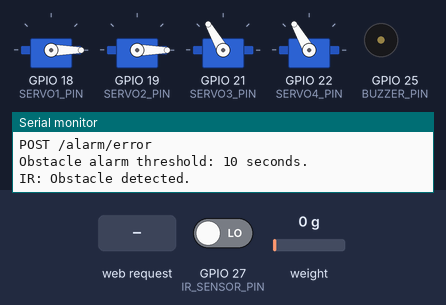
Bench run of a sketch on a simulated ESP32. Parts: 4 × servo, buzzer (waves = sounding, pin HIGH), the last lines printed to the serial monitor. The inputs (shaded band) are chosen by the test bench; at power-on: GPIO 27 (IR_SENSOR_PIN) LOW, weight on the scale 0 g. WiFi joins after 1.5 s; servers stay silent unless stated.

Above: at 6.7 s.
6.8 s: HTTP request GET /alarm/camera-mismatch received
At 7.05 s:
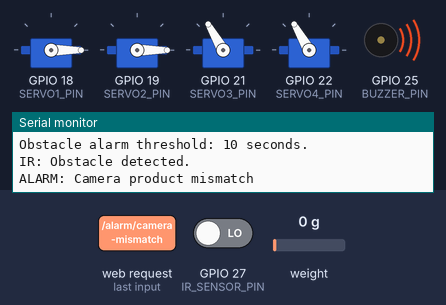
9.8 s: HTTP request GET /servos/open-all received
At 10.3 s:
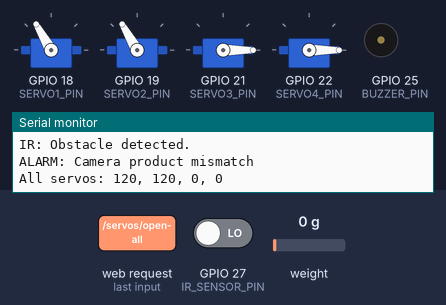
11.3 s: HTTP request GET /alarm/weight-mismatch received
At 11.7 s:
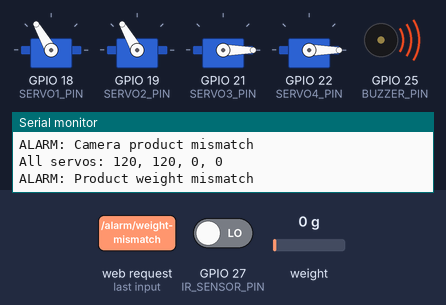
14.3 s: HTTP request GET /servo/close?servo=1 received
At 17.2 s:
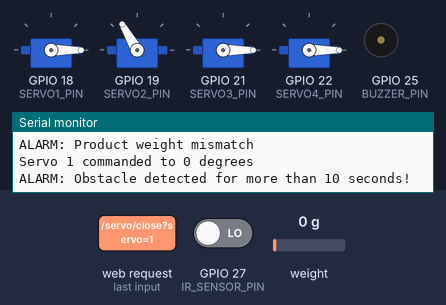
17.3 s: GPIO 27 (IR_SENSOR_PIN) driven HIGH
At 17.8 s:
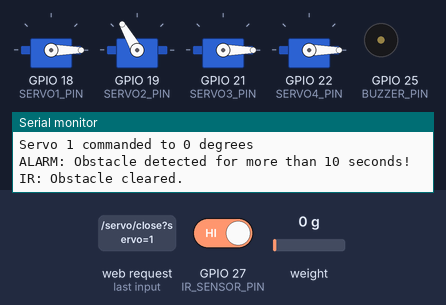
18.8 s: HTTP request GET /servos/close-all received
At 19.5 s:
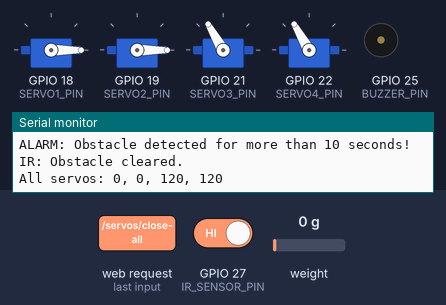
Timing chart, 0 to 21.3 s (numbered marks = the images above; inputs shaded):
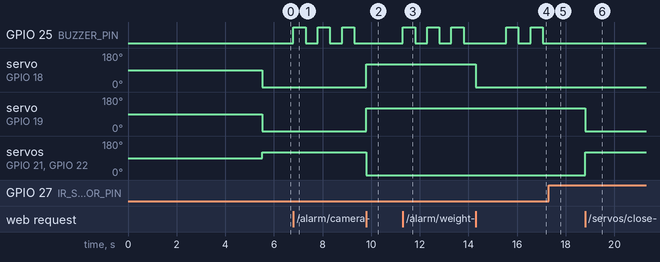

Measured:
- after the input at 6.8 s, GPIO 25 (BUZZER_PIN): alternates HIGH for 0.50 s and LOW for 0.50 s, starting at once
- after the input at 9.8 s, servo on GPIO 18 (SERVO1_PIN), servo on GPIO 19 (SERVO2_PIN): 0° → 120° at once; servo on GPIO 21 (SERVO3_PIN), servo on GPIO 22 (SERVO4_PIN): 120° → 0° at once
- after the input at 11.3 s, GPIO 25 (BUZZER_PIN): alternates HIGH for 0.50 s and LOW for 0.50 s, starting at once
- after the input at 14.3 s, servo on GPIO 18 (SERVO1_PIN): 120° → 0° at once
- after the input at 17.3 s, GPIO 25 (BUZZER_PIN): stays LOW (without the input it goes to HIGH after 0.25 s)
- after the input at 18.8 s, servo on GPIO 19 (SERVO2_PIN): 120° → 0° at once; servo on GPIO 21 (SERVO3_PIN), servo on GPIO 22 (SERVO4_PIN): 0° → 120° at once

The sketch:

esp32_controller.ino
```cpp
#include <WiFi.h>
#include <WebServer.h>
#include <ESP32Servo.h>
#include "HX711.h"
#include <math.h>

// =====================================================
// WIFI CONFIGURATION
// Enter your existing Wi-Fi credentials locally.
// =====================================================

const char* WIFI_SSID = "1028";
const char* WIFI_PASSWORD = "/;/'/;/'";

// =====================================================
// HTTP SERVER
// =====================================================

WebServer server(80);
HX711 scale;

// =====================================================
// SERVO CONFIGURATION - EXISTING PINS PRESERVED
// =====================================================

Servo servo1;
Servo servo2;
Servo servo3;
Servo servo4;

const int SERVO1_PIN = 18;
const int SERVO2_PIN = 19;
const int SERVO3_PIN = 21;
const int SERVO4_PIN = 22;

const int SERVO12_CLOSED = 0;
const int SERVO12_OPEN = 120;

const int SERVO34_CLOSED = 120;
const int SERVO34_OPEN = 0;

Servo* allServos[] = {
  &servo1,
  &servo2,
  &servo3,
  &servo4
};

Servo* getServo(int number) {
  switch (number) {
    case 1: return &servo1;
    case 2: return &servo2;
    case 3: return &servo3;
    case 4: return &servo4;
    default: return nullptr;
  }
}

// =====================================================
// HX711 LOAD CELL CONFIGURATION
// =====================================================

const int DT_PIN = 32;
const int SCK_PIN = 33;

// Starting estimate based on your 1 kg test.
// Recheck against a known weight after uploading.
const float CALIBRATION_FACTOR = 311.86f;

// =====================================================
// IR SENSOR CONFIGURATION
// =====================================================

// Proposed default GPIO. Change to match your wiring.
const int IR_SENSOR_PIN = 27;

// Common digital IR modules output LOW when detecting
// an obstacle. Change to false if your module outputs HIGH.
const bool IR_ACTIVE_LOW = true;

// Obstacle must remain detected for MORE than 10 seconds.
const unsigned long OBSTACLE_ALARM_DELAY_MS = 10000UL;

// =====================================================
// BUZZER CONFIGURATION
// =====================================================

// Proposed default GPIO. Change to match your wiring.
const int BUZZER_PIN = 25;

// Assumes an active buzzer that sounds when GPIO is HIGH.
const bool BUZZER_ACTIVE_HIGH = true;

// Duration of an ordinary error alarm.
const unsigned long ERROR_ALARM_DURATION_MS = 3000UL;

// Buzzer beep pattern.
const unsigned long BUZZER_PATTERN_MS = 500UL;

// =====================================================
// RUNTIME STATE
// =====================================================

bool obstacleCurrentlyDetected = false;
bool obstacleAlarmActive = false;

unsigned long obstacleStartTime = 0;

bool errorAlarmActive = false;
unsigned long errorAlarmStartTime = 0;

unsigned long lastBuzzerPatternTime = 0;
bool buzzerPatternOn = false;

// =====================================================
// BUZZER CONTROL
// =====================================================

void setBuzzer(bool on) {
  if (BUZZER_ACTIVE_HIGH) {
    digitalWrite(BUZZER_PIN, on ? HIGH : LOW);
  } else {
    digitalWrite(BUZZER_PIN, on ? LOW : HIGH);
  }
}

// Trigger an ordinary error alarm without blocking HTTP.
void triggerErrorAlarm(const char* reason) {
  errorAlarmActive = true;
  errorAlarmStartTime = millis();

  Serial.print("ALARM: ");
  Serial.println(reason);
}

// =====================================================
// IR SENSOR
// =====================================================

bool isObstacleDetected() {
  int sensorValue = digitalRead(IR_SENSOR_PIN);

  if (IR_ACTIVE_LOW) {
    return sensorValue == LOW;
  }

  return sensorValue == HIGH;
}

void updateIRSensor() {
  const unsigned long now = millis();

  bool detected = isObstacleDetected();

  if (detected && !obstacleCurrentlyDetected) {
    obstacleCurrentlyDetected = true;
    obstacleStartTime = now;

    Serial.println("IR: Obstacle detected.");
  }

  if (!detected && obstacleCurrentlyDetected) {
    obstacleCurrentlyDetected = false;
    obstacleAlarmActive = false;
    obstacleStartTime = 0;

    Serial.println("IR: Obstacle cleared.");
  }

  if (obstacleCurrentlyDetected && !obstacleAlarmActive) {
    if (now - obstacleStartTime > OBSTACLE_ALARM_DELAY_MS) {
      obstacleAlarmActive = true;

      Serial.println(
        "ALARM: Obstacle detected for more than 10 seconds!"
      );
    }
  }
}

// =====================================================
// BUZZER UPDATE
// Non-blocking: Wi-Fi and HTTP continue to work.
// =====================================================

void updateBuzzer() {
  const unsigned long now = millis();

  // Highest priority: persistent obstacle alarm.
  if (obstacleAlarmActive) {
    if (now - lastBuzzerPatternTime >= BUZZER_PATTERN_MS) {
      lastBuzzerPatternTime = now;
      buzzerPatternOn = !buzzerPatternOn;
      setBuzzer(buzzerPatternOn);
    }

    return;
  }

  // Ordinary camera, weight, or hardware error alarm.
  if (errorAlarmActive) {
    if (now - errorAlarmStartTime >= ERROR_ALARM_DURATION_MS) {
      errorAlarmActive = false;
      buzzerPatternOn = false;
      setBuzzer(false);
      return;
    }

    if (now - lastBuzzerPatternTime >= BUZZER_PATTERN_MS) {
      lastBuzzerPatternTime = now;
      buzzerPatternOn = !buzzerPatternOn;
      setBuzzer(buzzerPatternOn);
    }

    return;
  }

  buzzerPatternOn = false;
  setBuzzer(false);
}

// =====================================================
// COMMON HTTP RESPONSE
// =====================================================

void sendAlarmResponse(const char* reason) {
  String response = "{\"status\":\"ok\",\"alarm\":\"";
  response += reason;
  response += "\",\"buzzer_triggered\":true}";

  server.send(200, "application/json", response);
}

// =====================================================
// STATUS ENDPOINTS
// =====================================================

void handlePing() {
  server.send(
    200,
    "application/json",
    "{\"status\":\"ok\",\"message\":\"pong\"}"
  );
}

void handleStatus() {
  String response = "{";

  response += "\"status\":\"online\",";
  response += "\"device\":\"ESP32\",";
  response += "\"ip\":\"";
  response += WiFi.localIP().toString();
  response += "\",";

  response += "\"servos\":4,";
  response += "\"hx711\":";
  response += scale.is_ready() ? "true," : "false,";

  response += "\"ir_obstacle_detected\":";
  response += obstacleCurrentlyDetected ? "true," : "false,";

  response += "\"obstacle_alarm_active\":";
  response += obstacleAlarmActive ? "true," : "false,";

  response += "\"error_alarm_active\":";
  response += errorAlarmActive ? "true" : "false";

  response += "}";

  server.send(200, "application/json", response);
}

// =====================================================
// SERVO CONTROL
// Existing angles and endpoint behavior preserved.
// =====================================================

void handleServoCommand(bool open) {
  if (!server.hasArg("servo")) {
    server.send(
      400,
      "application/json",
      "{\"status\":\"error\",\"message\":\"Specify servo=1, 2, 3, or 4\"}"
    );
    return;
  }

  int number = server.arg("servo").toInt();
  Servo* selectedServo = getServo(number);

  if (selectedServo == nullptr || !selectedServo->attached()) {
    triggerErrorAlarm("Invalid servo command");

    server.send(
      400,
      "application/json",
      "{\"status\":\"error\",\"message\":\"Invalid or unattached servo\"}"
    );
    return;
  }

  int angle;

  if (number <= 2) {
    angle = open ? SERVO12_OPEN : SERVO12_CLOSED;
  } else {
    angle = open ? SERVO34_OPEN : SERVO34_CLOSED;
  }

  selectedServo->write(angle);

  Serial.printf(
    "Servo %d commanded to %d degrees\n",
    number,
    angle
  );

  String response = "{\"status\":\"ok\",\"action\":\"";
  response += open ? "open" : "close";
  response += "\",\"servo\":";
  response += String(number);
  response += ",\"angle\":";
  response += String(angle);
  response += "}";

  server.send(200, "application/json", response);
}

void handleServoOpen() {
  handleServoCommand(true);
}

void handleServoClose() {
  handleServoCommand(false);
}

void handleAllServos(bool open) {
  for (int i = 0; i < 4; i++) {
    if (!allServos[i]->attached()) {
      triggerErrorAlarm("Servo attachment error");

      server.send(
        503,
        "application/json",
        "{\"status\":\"error\",\"message\":\"Servo not attached\"}"
      );
      return;
    }
  }

  int angle12 = open ? SERVO12_OPEN : SERVO12_CLOSED;
  int angle34 = open ? SERVO34_OPEN : SERVO34_CLOSED;

  servo1.write(angle12);
  servo2.write(angle12);
  servo3.write(angle34);
  servo4.write(angle34);

  Serial.printf(
    "All servos: %d, %d, %d, %d\n",
    angle12,
    angle12,
    angle34,
    angle34
  );

  String response = "{\"status\":\"ok\",\"action\":\"";
  response += open ? "open_all" : "close_all";
  response += "\",\"servos\":4,\"angles\":[";
  response += String(angle12) + ",";
  response += String(angle12) + ",";
  response += String(angle34) + ",";
  response += String(angle34) + "]}";

  server.send(200, "application/json", response);
}

void handleOpenAll() {
  handleAllServos(true);
}

void handleCloseAll() {
  handleAllServos(false);
}

// =====================================================
// LOAD CELL: WEIGHT
// =====================================================

void handleWeight() {
  if (!scale.is_ready()) {
    triggerErrorAlarm("HX711 not ready");

    server.send(
      503,
      "application/json",
      "{\"status\":\"error\",\"message\":\"HX711 not ready\"}"
    );
    return;
  }

  float weight = scale.get_units(10);

  if (!isfinite(weight)) {
    triggerErrorAlarm("Invalid weight reading");

    server.send(
      500,
      "application/json",
      "{\"status\":\"error\",\"message\":\"Invalid reading\"}"
    );
    return;
  }

  Serial.printf("Measured weight: %.1f g\n", weight);

  String response = "{\"status\":\"ok\",\"weight_g\":";
  response += String(weight, 1);
  response += ",\"unit\":\"g\"}";

  server.send(200, "application/json", response);
}

// =====================================================
// LOAD CELL: TARE
// ONLY call this when the platform is empty.
// =====================================================

void handleTare() {
  if (!scale.is_ready()) {
    triggerErrorAlarm("HX711 not ready during tare");

    server.send(
      503,
      "application/json",
      "{\"status\":\"error\",\"message\":\"HX711 not ready\"}"
    );
    return;
  }

  scale.tare(15);

  Serial.println("Scale tared.");

  server.send(
    200,
    "application/json",
    "{\"status\":\"ok\",\"message\":\"Tare completed\"}"
  );
}

// =====================================================
// CAMERA MISMATCH ALARM
// The Raspberry Pi/backend must call this endpoint
// when camera recognition detects a product mismatch.
// =====================================================

void handleCameraMismatch() {
  triggerErrorAlarm("Camera product mismatch");
  sendAlarmResponse("camera_mismatch");
}

// =====================================================
// WEIGHT MISMATCH ALARM
// The Raspberry Pi/backend must call this endpoint
// when measured and expected weights do not match.
// =====================================================

void handleWeightMismatch() {
  triggerErrorAlarm("Product weight mismatch");
  sendAlarmResponse("weight_mismatch");
}

// =====================================================
// GENERAL HARDWARE / SYSTEM ERROR ALARM
// =====================================================

void handleGeneralError() {
  triggerErrorAlarm("General hardware or system error");
  sendAlarmResponse("general_error");
}

// =====================================================
// IR STATUS ENDPOINT
// =====================================================

void handleIRStatus() {
  String response = "{";

  response += "\"obstacle_detected\":";
  response += obstacleCurrentlyDetected ? "true," : "false,";

  response += "\"alarm_active\":";
  response += obstacleAlarmActive ? "true" : "false";

  response += "}";

  server.send(200, "application/json", response);
}

// =====================================================
// SETUP
// =====================================================

void setup() {
  Serial.begin(115200);
  delay(1000);

  Serial.println();
  Serial.println("=================================");
  Serial.println("SMART TROLLEY ESP32");
  Serial.println("Servo + HX711 + IR + Buzzer");
  Serial.println("=================================");

  // Initialize the buzzer before other components.
  pinMode(BUZZER_PIN, OUTPUT);
  setBuzzer(false);

  // Initialize IR sensor.
  pinMode(IR_SENSOR_PIN, INPUT);

  Serial.printf("IR sensor GPIO: %d\n", IR_SENSOR_PIN);
  Serial.printf("Buzzer GPIO: %d\n", BUZZER_PIN);

  // Initialize the HX711.
  scale.begin(DT_PIN, SCK_PIN);
  scale.set_scale(CALIBRATION_FACTOR);

  Serial.println("Checking HX711...");

  unsigned long startTime = millis();

  while (!scale.is_ready() && millis() - startTime < 3000) {
    delay(50);
  }

  if (scale.is_ready()) {
    Serial.println("HX711 ready.");
    Serial.println("Keep the platform EMPTY during startup tare.");

    delay(1500);

    scale.tare(15);

    Serial.println("Startup tare complete.");
  } else {
    Serial.println("WARNING: HX711 not ready.");
    Serial.println("Weight readings will be unavailable.");
  }

  // Connect to Wi-Fi.
  WiFi.begin(WIFI_SSID, WIFI_PASSWORD);

  Serial.print("Connecting to Wi-Fi");

  while (WiFi.status() != WL_CONNECTED) {
    delay(500);
    Serial.print(".");
  }

  Serial.println();
  Serial.println("Wi-Fi connected.");

  Serial.print("ESP32 IP: ");
  Serial.println(WiFi.localIP());

  // Initialize the four existing servos.
  for (int i = 0; i < 4; i++) {
    allServos[i]->setPeriodHertz(50);
  }

  servo1.attach(SERVO1_PIN, 500, 2400);
  servo2.attach(SERVO2_PIN, 500, 2400);
  servo3.attach(SERVO3_PIN, 500, 2400);
  servo4.attach(SERVO4_PIN, 500, 2400);

  Serial.printf(
    "Servo 1 GPIO18: %s\n",
    servo1.attached() ? "attached" : "FAILED"
  );

  Serial.printf(
    "Servo 2 GPIO19: %s\n",
    servo2.attached() ? "attached" : "FAILED"
  );

  Serial.printf(
    "Servo 3 GPIO21: %s\n",
    servo3.attached() ? "attached" : "FAILED"
  );

  Serial.printf(
    "Servo 4 GPIO22: %s\n",
    servo4.attached() ? "attached" : "FAILED"
  );

  // Preserve the original startup servo positions.
  servo1.write(SERVO12_CLOSED);
  servo2.write(SERVO12_CLOSED);
  servo3.write(SERVO34_CLOSED);
  servo4.write(SERVO34_CLOSED);

  // ---------------------------------------------------
  // REGISTER EXISTING ENDPOINTS
  // ---------------------------------------------------

  server.on("/ping", HTTP_GET, handlePing);
  server.on("/status", HTTP_GET, handleStatus);

  server.on("/servo/open", HTTP_GET, handleServoOpen);
  server.on("/servo/close", HTTP_GET, handleServoClose);

  server.on("/servos/open-all", HTTP_GET, handleOpenAll);
  server.on("/servos/close-all", HTTP_GET, handleCloseAll);

  server.on("/weight", HTTP_GET, handleWeight);
  server.on("/weight/tare", HTTP_POST, handleTare);

  // ---------------------------------------------------
  // NEW ALARM ENDPOINTS
  // POST or GET can trigger these alarms.
  // ---------------------------------------------------

  server.on(
    "/alarm/camera-mismatch",
    HTTP_POST,
    handleCameraMismatch
  );

  server.on(
    "/alarm/camera-mismatch",
    HTTP_GET,
    handleCameraMismatch
  );

  server.on(
    "/alarm/weight-mismatch",
    HTTP_POST,
    handleWeightMismatch
  );

  server.on(
    "/alarm/weight-mismatch",
    HTTP_GET,
    handleWeightMismatch
  );

  server.on(
    "/alarm/error",
    HTTP_POST,
    handleGeneralError
  );

  server.on(
    "/alarm/error",
    HTTP_GET,
    handleGeneralError
  );

  server.on("/ir/status", HTTP_GET, handleIRStatus);

  // Start HTTP server.
  server.begin();

  Serial.println();
  Serial.println("HTTP server started.");
  Serial.println("GET  /ping");
  Serial.println("GET  /status");
  Serial.println("GET  /servo/open?servo=1");
  Serial.println("GET  /servo/close?servo=1");
  Serial.println("GET  /servos/open-all");
  Serial.println("GET  /servos/close-all");
  Serial.println("GET  /weight");
  Serial.println("POST /weight/tare");
  Serial.println("GET  /ir/status");
  Serial.println("POST /alarm/camera-mismatch");
  Serial.println("POST /alarm/weight-mismatch");
  Serial.println("POST /alarm/error");
  Serial.println();
  Serial.println("Obstacle alarm threshold: 10 seconds.");
}

// =====================================================
// MAIN LOOP
// =====================================================

void loop() {
  server.handleClient();

  updateIRSensor();

  updateBuzzer();

  // Keep Wi-Fi reconnection simple and non-blocking.
  static unsigned long lastWiFiCheck = 0;

  if (millis() - lastWiFiCheck >= 5000UL) {
    lastWiFiCheck = millis();

    if (WiFi.status() != WL_CONNECTED) {
      Serial.println("WARNING: Wi-Fi disconnected.");
      WiFi.reconnect();
    }
  }
}
```
